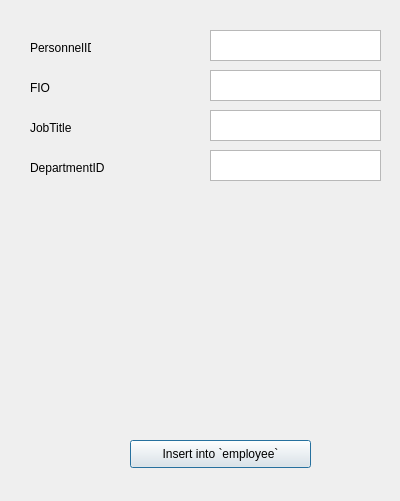
<?xml version="1.0" encoding="UTF-8"?>
<ui version="4.0">
 <class>DialogEmployeeInsert</class>
 <widget class="QDialog" name="DialogEmployeeInsert">
  <property name="geometry">
   <rect>
    <x>0</x>
    <y>0</y>
    <width>400</width>
    <height>501</height>
   </rect>
  </property>
  <property name="windowTitle">
   <string>Dialog</string>
  </property>
  <widget class="QTextEdit" name="textEditFlightID">
   <property name="geometry">
    <rect>
     <x>210</x>
     <y>70</y>
     <width>171</width>
     <height>31</height>
    </rect>
   </property>
  </widget>
  <widget class="QTextEdit" name="textEditFlightID_4">
   <property name="geometry">
    <rect>
     <x>210</x>
     <y>110</y>
     <width>171</width>
     <height>31</height>
    </rect>
   </property>
  </widget>
  <widget class="QTextEdit" name="textEditFlightID_5">
   <property name="geometry">
    <rect>
     <x>210</x>
     <y>30</y>
     <width>171</width>
     <height>31</height>
    </rect>
   </property>
  </widget>
  <widget class="QTextEdit" name="textEditFlightID_6">
   <property name="geometry">
    <rect>
     <x>210</x>
     <y>150</y>
     <width>171</width>
     <height>31</height>
    </rect>
   </property>
  </widget>
  <widget class="QLabel" name="label">
   <property name="geometry">
    <rect>
     <x>30</x>
     <y>40</y>
     <width>61</width>
     <height>16</height>
    </rect>
   </property>
   <property name="text">
    <string>PersonnelID</string>
   </property>
  </widget>
  <widget class="QLabel" name="label_2">
   <property name="geometry">
    <rect>
     <x>30</x>
     <y>80</y>
     <width>21</width>
     <height>16</height>
    </rect>
   </property>
   <property name="text">
    <string>FIO</string>
   </property>
  </widget>
  <widget class="QLabel" name="label_3">
   <property name="geometry">
    <rect>
     <x>30</x>
     <y>120</y>
     <width>41</width>
     <height>16</height>
    </rect>
   </property>
   <property name="text">
    <string>JobTitle</string>
   </property>
  </widget>
  <widget class="QLabel" name="label_4">
   <property name="geometry">
    <rect>
     <x>30</x>
     <y>160</y>
     <width>121</width>
     <height>16</height>
    </rect>
   </property>
   <property name="text">
    <string>DepartmentID</string>
   </property>
  </widget>
  <widget class="QPushButton" name="pushButton">
   <property name="geometry">
    <rect>
     <x>130</x>
     <y>440</y>
     <width>181</width>
     <height>28</height>
    </rect>
   </property>
   <property name="text">
    <string>Insert into `employee`</string>
   </property>
  </widget>
 </widget>
 <resources/>
 <connections/>
</ui>
